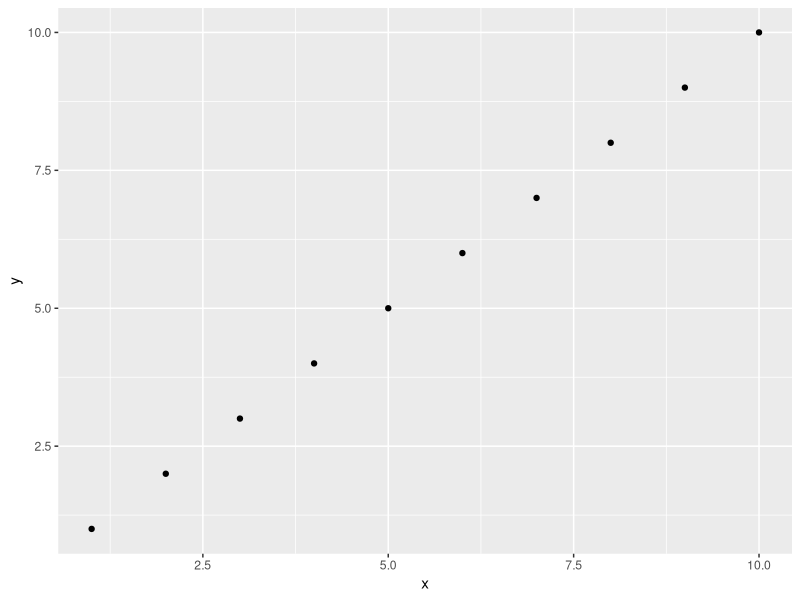

Generate this figure with R:
## ---- chunk 1
1 + 1
print("hello")

library(ggplot2)
data <- data.frame(x = 1:10, y = 1: 10)
ggplot(data, aes(x=x, y=y)) + 
  geom_point()

## ---- chunk 2
#| echo: false
2 * 2
